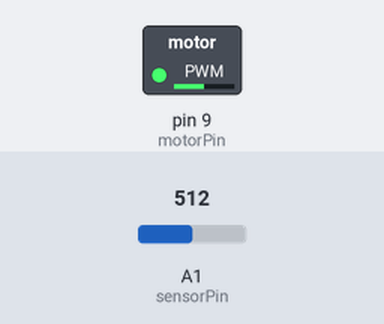
Simulated run of this sketch. Board: Arduino Uno, built with avr-gcc and run on an emulated ATmega328P. On the bench: switched loads named in the sketch (green lamp = pin HIGH). The test bench sets the inputs (shaded band); at power-on: A1 (sensorPin) = 512.

Above: at 1.2 s.
1.3 s: A1 (sensorPin) set to 716
At 2.5 s:
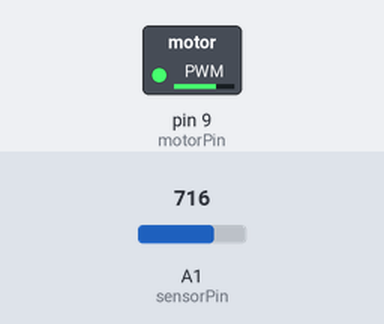
2.8 s: A1 (sensorPin) set to 900
At 3.8 s:
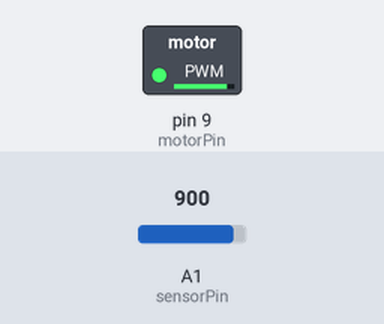
4.3 s: A1 (sensorPin) set to 511
At 5.0 s:
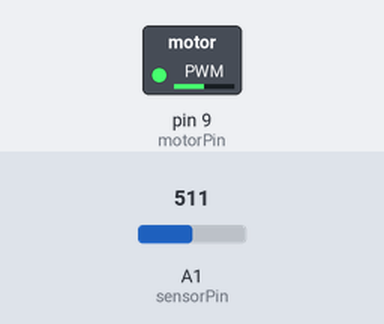
Timing chart, 0 to 7.3 s (numbered marks = the images above; inputs shaded):
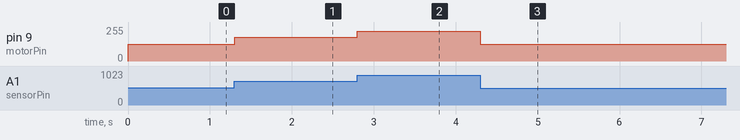

Measured:
- after the input at 1.3 s, pin 9 (motorPin): 127/255 → 178/255 at once
- after the input at 2.8 s, pin 9 (motorPin): 178/255 → 224/255 at once
- after the input at 4.3 s, pin 9 (motorPin): 224/255 → 127/255 at once

The sketch:

variable_motor.ino
```cpp
//Spins a motor faster or slower based on the temperature (Fan idea), using a potentiometer to simulate temperautre sensor for now
//Minimum motor analogWrite() = 50

int sensorPin = A1;
int motorPin = 9;
int d = 6000;
double sensorReading;
double motorInput;

void setup() {
  pinMode(9, OUTPUT);

}

void loop() {
  sensorReading = analogRead(sensorPin);
  motorInput = (sensorReading/1023.0)*255.0;
  if (motorInput < 80)
  {
     motorInput = 80;
  }
  analogWrite(motorPin, motorInput);

}


//  analogWrite(motorPin, 60);
//  delay(d);
//  analogWrite(motorPin, 200);
//  delay(d);
//  analogWrite(motorPin, 250);
//  delay(d);
```
